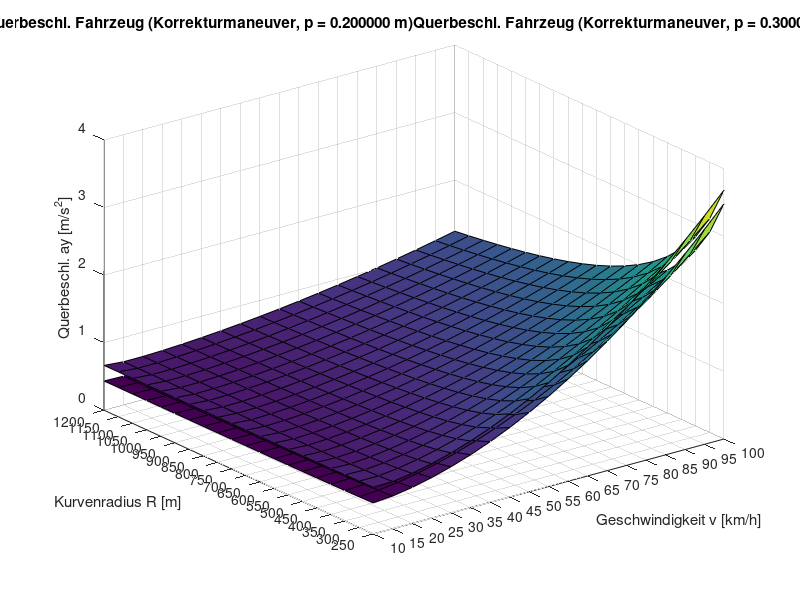

Write the MATLAB code that produced this figure.
clc
clear all

% Init:

v0 = [10:5:100];
R0 = [250:50:1200];
ayMax = 2.5;
tC = 2;
p = [0.2; 0.3];
bS = 3.5;
bF = 2.5;

[V,R] = meshgrid(v0,R0);

% Calc:

for i=1:2
    
s = V./3.6*tC;
Ra = R + bS/2;
Rp = Ra - p(i);
h = Rp - 0.5*sqrt(4*(Rp.^2) - s.^2);
H = h + p(i);
r = (4*H.^2+s.^2)./(8*H);

if (i == 1)
A1 = (V./3.6).^2./(r-bF/2);
end
if (i == 2)
A2 = (V./3.6).^2./(r-bF/2);
end

end

% Ausgabe
surf(V,R,A1);

hold on
% alpha 0.3;
surf(V,R,A2);
hold off

title(sprintf('Querbeschl. Fahrzeug (Korrekturmaneuver, p = %f m)', p));
xlabel('Geschwindigkeit v [km/h]');
ylabel('Kurvenradius R [m]');
zlabel('Querbeschl. ay [m/s^2]');
set(gca, 'Xtick', v0); 
xlim([min(v0) max(v0)]);
set(gca, 'Ytick', R0); 
ylim([min(R0) max(R0)]);
